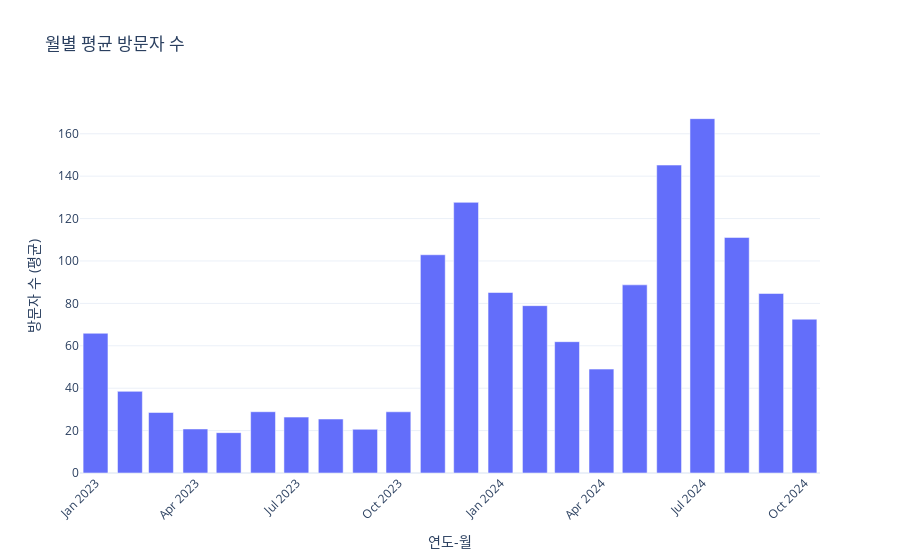

Notebook source saved alongside this figure:
### Markdown cell above
##### 2. 방문자 및 페이지뷰 집계 및 시각화

### Code cell
monthly_average_visitors = visitor_df.groupby('year_month')['visitor'].mean().reset_index()
monthly_average_visitors.columns = ['year_month', 'average_visitor']

# 월별 평균 방문자 수 그래프
fig = px.bar(
    monthly_average_visitors, 
    x='year_month', y='average_visitor',
    title='월별 평균 방문자 수', 
    labels={'year_month': '연도-월', 'average_visitor': '방문자 수 (평균)'},
    template='plotly_white'
)
fig.update_layout(xaxis_title='연도-월', xaxis_tickangle=-45)
fig.show()

### Figure 1 — Plotly figure (JSON) as saved in the notebook; plotly's stock layout.template omitted (floating-point values rounded to 4 significant figures)
{"data": [{"alignmentgroup": "True", "hovertemplate": "연도-월=%{x}<br>방문자 수 (평균)=%{y}<extra></extra>", "legendgroup": "", "marker": {"color": "#636efa", "pattern": {"shape": ""}}, "name": "", "offsetgroup": "", "orientation": "v", "showlegend": false, "textposition": "auto", "type": "bar", "x": ["2023-01", "2023-02", "2023-03", "2023-04", "2023-05", "2023-06", "2023-07", "2023-08", "2023-09", "2023-10", "2023-11", "2023-12", "2024-01", "2024-02", "2024-03", "2024-04", "2024-05", "2024-06", "2024-07", "2024-08", "2024-09", "2024-10"], "xaxis": "x", "y": [65.9, 38.5, 28.55, 20.77, 19.03, 28.9, 26.35, 25.45, 20.6, 28.87, 102.9, 127.6, 85.13, 78.93, 61.94, 49, 88.74, 145.2, 167.1, 111.1, 84.67, 72.53], "yaxis": "y"}], "layout": {"barmode": "relative", "legend": {"tracegroupgap": 0}, "title": {"text": "월별 평균 방문자 수"}, "xaxis": {"anchor": "y", "domain": [0, 1], "tickangle": -45, "title": {"text": "연도-월"}}, "yaxis": {"anchor": "x", "domain": [0, 1], "title": {"text": "방문자 수 (평균)"}}}}
